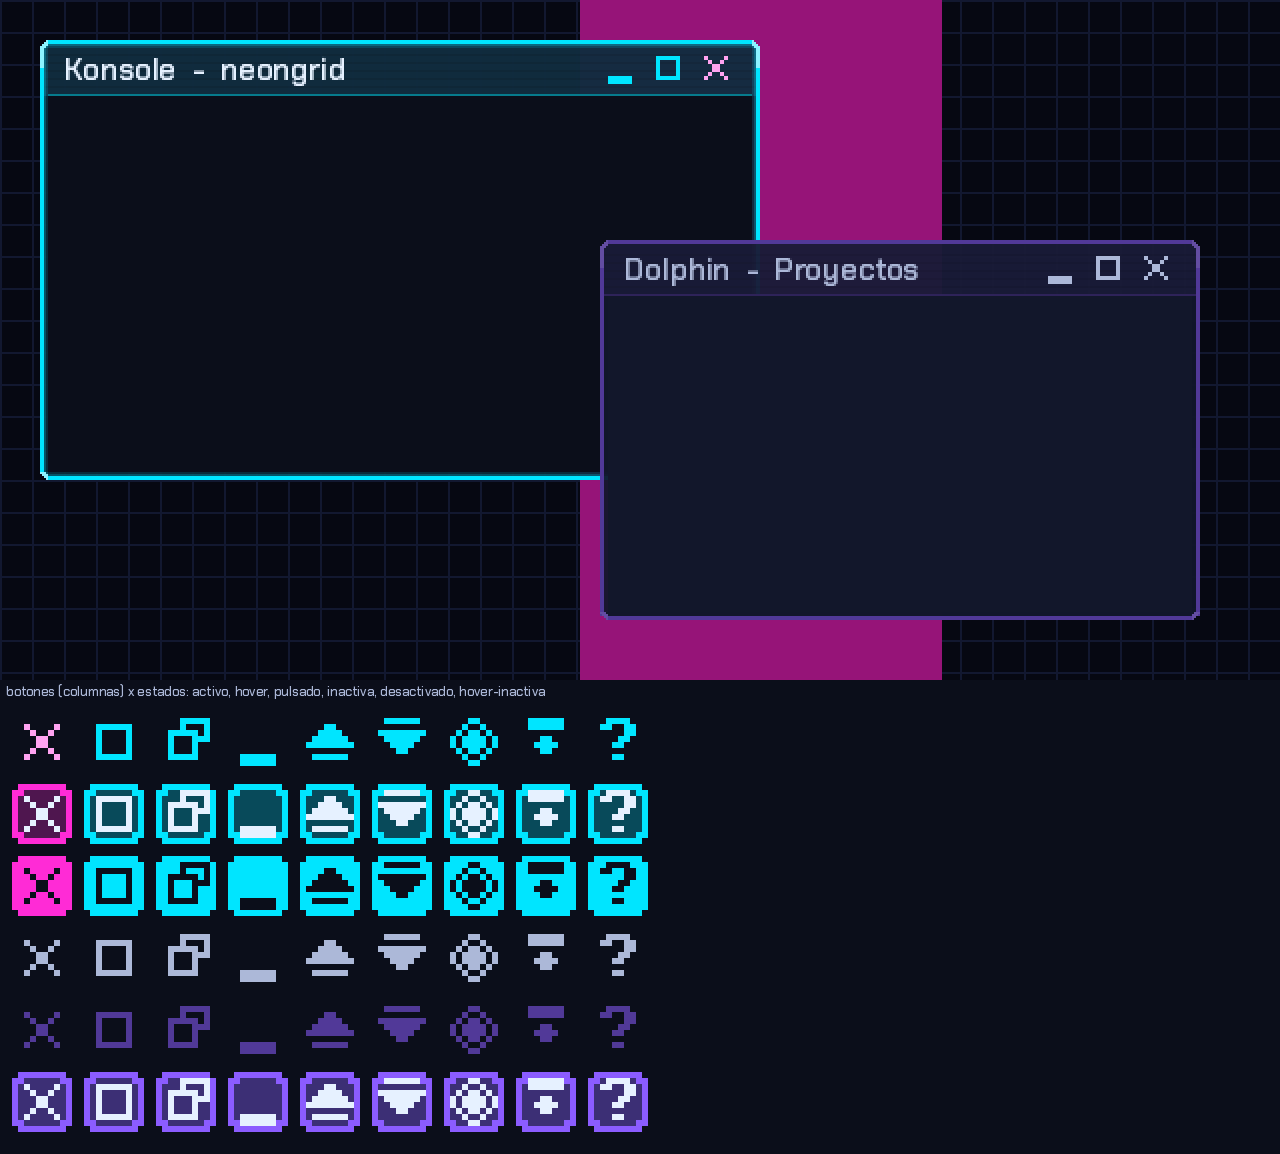

This figure's Python source:
#!/usr/bin/env python3
"""Captura estatica de la decoracion Aurorae: renderiza los SVG reales con rsvg-convert y monta ventanas
con el mismo troceado en 9 que usa Aurorae. Necesita Pillow (solo herramienta de construccion).
Uso: python3 vista-previa.py"""
import io, json, os, subprocess, sys
from PIL import Image, ImageDraw, ImageFont
from pixelsvg import P, AQUI, mix

TEMA = os.path.join(AQUI, '..', '..', 'paquete', 'neongrid', 'share', 'aurorae', 'themes', 'NeonGrid')
FUENTES = os.path.join(AQUI, '..', 'tipografias', 'chakra-petch')
pos = json.load(open(os.path.join(AQUI, '_layout.json')))


def render(svg, esc=1):
    out = subprocess.run(['rsvg-convert', '-z', str(esc), svg], capture_output=True, check=True).stdout
    return Image.open(io.BytesIO(out)).convert('RGBA')


deco = render(os.path.join(TEMA, 'decoration.svg'))
H = {'top': 28, 'left': 4}


def pieza(pref, n):
    # alto de cada pieza segun el generador: top* = 28, bottom* = 4, resto = 4
    w = 4 if n in ('topleft', 'topright', 'left', 'right', 'bottomleft', 'bottomright', 'center', 'top', 'bottom') else 4
    h = 28 if n.startswith('top') else 4
    y = pos[pref + n]
    return deco.crop((0, y, w, y + h))


def ventana(w, h, activo, titulo, fondo_cliente):
    pref = 'decoration-' if activo else 'decoration-inactive-'
    im = Image.new('RGBA', (w, h), (0, 0, 0, 0))

    def pega(n, x, y, ww, hh):
        p = pieza(pref, n)
        for yy in range(y, y + hh, p.height):
            for xx in range(x, x + ww, p.width):
                im.alpha_composite(p, (xx, yy))
    pega('topleft', 0, 0, 4, 28); pega('top', 4, 0, w - 8, 28); pega('topright', w - 4, 0, 4, 28)
    pega('left', 0, 28, 4, h - 32); pega('center', 4, 28, w - 8, h - 32); pega('right', w - 4, 28, 4, h - 32)
    pega('bottomleft', 0, h - 4, 4, 4); pega('bottom', 4, h - 4, w - 8, 4); pega('bottomright', w - 4, h - 4, 4, 4)
    d = ImageDraw.Draw(im)
    d.rectangle([4, 28, w - 5, h - 5], fill=fondo_cliente)           # el cliente lo pinta la aplicacion
    f = ImageFont.truetype(os.path.join(FUENTES, 'ChakraPetch-SemiBold.ttf'), 15)
    d.text((4 + 8, 2 + 3), titulo, font=f, fill=P['texto'] if activo else P['tenue'])
    # botones: minimizar, maximizar, cerrar (de derecha a izquierda, ancho 20, hueco 4, margen 8)
    sufijo = 'active' if activo else 'inactive'
    x = w - 4 - 8 - 20
    for n in ('close', 'maximize', 'minimize'):
        b = render(os.path.join(TEMA, n + '.svg'))
        # cada estado mide 20 de alto, en orden active, hover, pressed, inactive...
        idx = ['active', 'hover', 'pressed', 'inactive', 'deactivated', 'hover-inactive', 'pressed-inactive'].index(sufijo)
        im.alpha_composite(b.crop((0, idx * 20, 20, idx * 20 + 20)), (x, 2 + 2))
        x -= 24
    return im


def fondo(w, h):
    bg = Image.new('RGBA', (w, h), (6, 8, 18, 255)); d = ImageDraw.Draw(bg)
    for i in range(0, w, 16): d.line([(i, 0), (i, h)], fill=(18, 24, 48, 255))
    for j in range(0, h, 16): d.line([(0, j), (w, j)], fill=(18, 24, 48, 255))
    d.rectangle([w // 2 - 30, 0, w // 2 + 150, h], fill=(150, 20, 120, 255))      # franja magenta para ver la translucidez
    return bg


def main():
    ESC = 3
    bg = fondo(640, 340)
    a = ventana(360, 220, True, 'Konsole  -  neongrid', P['fondo']); bg.alpha_composite(a, (20, 20))
    i = ventana(300, 190, False, 'Dolphin  -  Proyectos', P['panel']); bg.alpha_composite(i, (300, 120))
    # hoja de botones (x4 vertical) para el segundo panel
    names = ['close', 'maximize', 'restore', 'minimize', 'keepabove', 'keepbelow', 'alldesktops', 'shade', 'help']
    est = ['active', 'hover', 'pressed', 'inactive', 'deactivated', 'hover-inactive']
    hoja = Image.new('RGBA', (len(names) * 24 + 4, len(est) * 24 + 4), P['fondo'] + (255,))
    for c, n in enumerate(names):
        b = render(os.path.join(TEMA, n + '.svg'))
        for r in range(len(est)):
            hoja.alpha_composite(b.crop((0, r * 20, 20, r * 20 + 20)), (4 + c * 24, 4 + r * 24))
    big = bg.resize((bg.width * 2, bg.height * 2), Image.NEAREST)
    hb = hoja.resize((hoja.width * 3, hoja.height * 3), Image.NEAREST)
    out = Image.new('RGBA', (big.width, big.height + hb.height + 30), P['fondo'] + (255,))
    out.paste(big, (0, 0)); out.paste(hb, (0, big.height + 20))
    d = ImageDraw.Draw(out); f = ImageFont.truetype(os.path.join(FUENTES, 'ChakraPetch-Medium.ttf'), 13)
    d.text((6, big.height + 3), 'botones (columnas) x estados: activo, hover, pulsado, inactiva, desactivado, hover-inactiva', font=f, fill=P['tenue'])
    out.convert('RGB').save(os.path.join(AQUI, 'vista-previa.png'))
    print('vista-previa.png', out.size)


if __name__ == '__main__':
    main()
